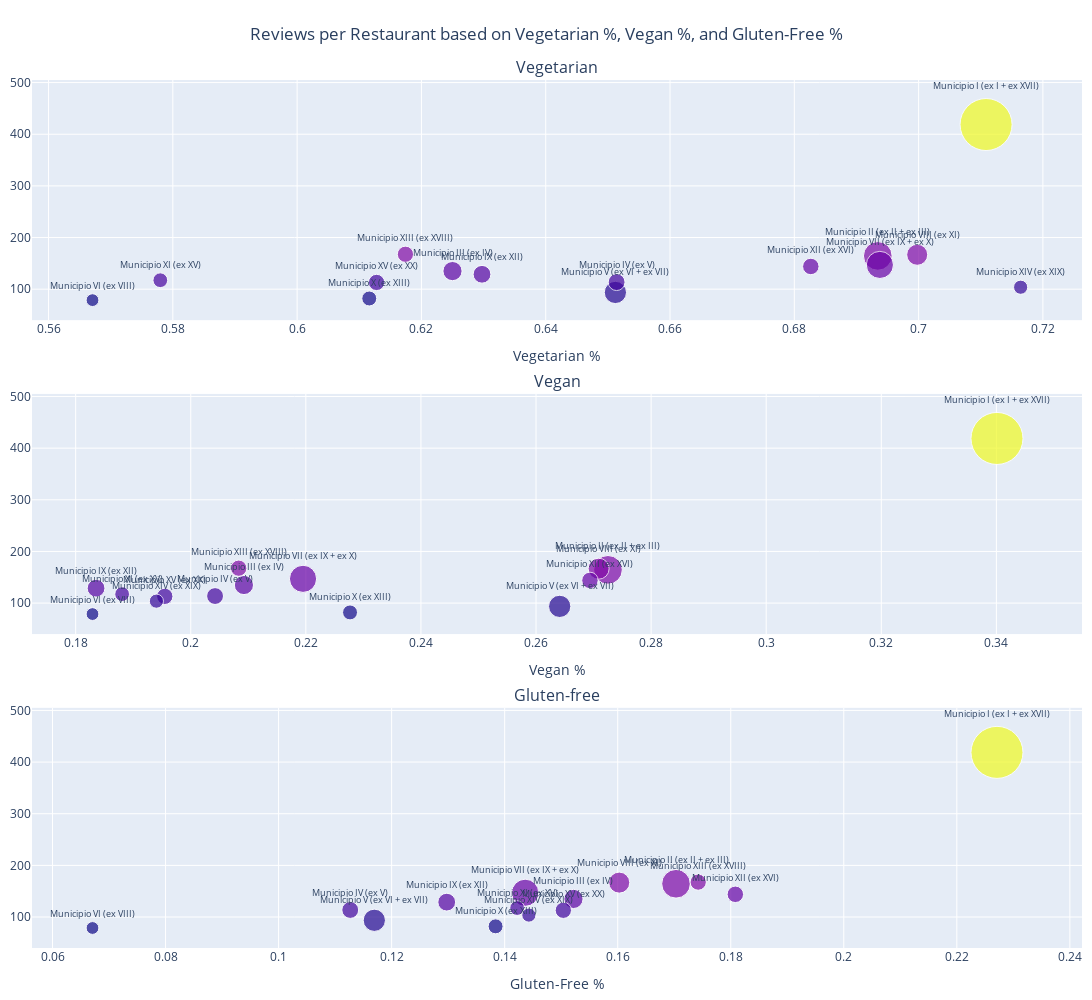

Write notebook code for a chart like this one.
### Code cell
# aggregating the data to find insights from the TripAdvisor dataset
agg_countries_df = df.groupby('nome').agg(
    total_restaurants=pd.NamedAgg(column='url', aggfunc=np.size),
    mean_rating=pd.NamedAgg(column='rating', aggfunc=np.mean),
    total_reviews=pd.NamedAgg(column='total_reviews', aggfunc=np.sum),
    mean_reviews_n=pd.NamedAgg(column='total_reviews', aggfunc=np.mean),
    median_reviews_n=pd.NamedAgg(column='total_reviews', aggfunc=np.median),
    mean_price=pd.NamedAgg(column='price', aggfunc=np.mean),
    median_price=pd.NamedAgg(column='price', aggfunc=np.median)
).reset_index(level=0).sort_values(by='total_restaurants', ascending=False)
for col in agg_countries_df.columns[1:]:
    agg_countries_df[col] = round(agg_countries_df[col], 3)

# percentage of restaurants with vegetarian, vegan, and gluten-free options
food_options_perc_df = df.groupby('nome').apply(lambda x: pd.Series(dict(
    restaurants_count=(x['url']).count(),
    vegetarian_count=(x['vegetarian_friendly'] == True).sum(),
    vegan_count=(x['vegan_options'] == True).sum(),
    gluten_free_count=(x['gluten_free'] == True).sum())))
for col in ['vegetarian', 'vegan', 'gluten_free']:
    food_options_perc_df[col + '_perc'] = food_options_perc_df[col + '_count'] / food_options_perc_df['restaurants_count']
food_options_perc_df = food_options_perc_df[['vegetarian_perc', 'vegan_perc', 'gluten_free_perc']].reset_index()

# adding the percentage fields to the 'agg_country_codes_df' df
food_options_perc_df = pd.merge(agg_countries_df, food_options_perc_df, how='inner', on='nome')
food_options_perc_df.rename(columns={'nome': 'municipio'}, inplace=True)
food_options_perc_df['reviews_per_restaurant'] = food_options_perc_df['total_reviews'] / food_options_perc_df['total_restaurants']

# displaying in a bubble plot the food option percentages and comparing the reviews per restaurants
fig = make_subplots(rows=3, cols=1, subplot_titles=('Vegetarian', 'Vegan', 'Gluten-free'), vertical_spacing = 0.085,
                                    specs=[[{'type': 'scatter'}], [{'type': 'scatter'}], [{'type': 'scatter'}]])
fig.add_trace(go.Scatter(x=food_options_perc_df['vegetarian_perc'], y=food_options_perc_df['reviews_per_restaurant'],
                         marker=dict(size=np.sqrt(food_options_perc_df['total_restaurants']),
                                     color=food_options_perc_df['reviews_per_restaurant']), mode='markers+text', showlegend=False,
                         text=food_options_perc_df['municipio'], textposition='top center', textfont=dict(size=9),
                         hoverlabel=dict(namelength=0), # removes the trace number off to the side of the tooltip box
                         hovertemplate='%{text}:<br>%{x:.2f} vegetarian %<br>%{y:.1f} reviews p/restaurant'), row=1, col=1)
fig.add_trace(go.Scatter(x=food_options_perc_df['vegan_perc'], y=food_options_perc_df['reviews_per_restaurant'],
                         marker=dict(size=np.sqrt(food_options_perc_df['total_restaurants']),
                                     color=food_options_perc_df['reviews_per_restaurant']), mode='markers+text', showlegend=False,
                         text=food_options_perc_df['municipio'], textposition='top center', textfont=dict(size=9),
                         hoverlabel=dict(namelength=0), # removes the trace number off to the side of the tooltip box
                         hovertemplate='%{text}:<br>%{x:.2f} vegan %<br>%{y:.1f} reviews p/restaurant'), row=2, col=1)
fig.add_trace(go.Scatter(x=food_options_perc_df['gluten_free_perc'], y=food_options_perc_df['reviews_per_restaurant'],
                         marker=dict(size=np.sqrt(food_options_perc_df['total_restaurants']),
                                     color=food_options_perc_df['reviews_per_restaurant']), mode='markers+text', showlegend=False,
                         text=food_options_perc_df['municipio'], textposition='top center', textfont=dict(size=9),
                         hoverlabel=dict(namelength=0), # removes the trace number off to the side of the tooltip box
                         hovertemplate='%{text}:<br>%{x:.2f} gluten-free %<br>%{y:.1f} reviews p/restaurant'), row=3, col=1)
fig.update_layout(title='Reviews per Restaurant based on Vegetarian %, Vegan %, and Gluten-Free %', title_x=0.5,
                  width=1900, height=1000, margin=dict(l=10, r=10, t=80, b=10))
fig['layout']['xaxis']['title'] = 'Vegetarian %'
fig['layout']['xaxis2']['title'] = 'Vegan %'
fig['layout']['xaxis3']['title'] = 'Gluten-Free %'
fig.show()

### Figure 1 — Plotly figure (JSON) as saved in the notebook; plotly's stock layout.template omitted (floating-point values rounded to 4 significant figures)
{"data": [{"hoverlabel": {"namelength": 0}, "hovertemplate": "%{text}:<br>%{x:.2f} vegetarian %<br>%{y:.1f} reviews p/restaurant", "marker": {"color": [418.8, 164.4, 147.0, 93.68, 166.6, 135.0, 128.8, 113.6, 144.0, 113.0, 167.6, 81.97, 117.3, 103.8, 78.79], "size": [52.04, 28.67, 27.17, 22.27, 21.05, 19.18, 17.78, 16.85, 16.46, 16.31, 16.25, 14.97, 14.76, 14.18, 12.81]}, "mode": "markers+text", "showlegend": false, "text": ["Municipio I (ex I + ex XVII)", "Municipio II (ex II + ex III)", "Municipio VII (ex IX + ex X)", "Municipio V (ex VI + ex VII)", "Municipio VIII (ex XI)", "Municipio III (ex IV)", "Municipio IX (ex XII)", "Municipio IV (ex V)", "Municipio XII (ex XVI)", "Municipio XV (ex XX)", "Municipio XIII (ex XVIII)", "Municipio X (ex XIII)", "Municipio XI (ex XV)", "Municipio XIV (ex XIX)", "Municipio VI (ex VIII)"], "textfont": {"size": 9}, "textposition": "top center", "type": "scatter", "x": [0.7109, 0.6934, 0.6938, 0.6512, 0.6998, 0.625, 0.6297, 0.6514, 0.6827, 0.6128, 0.6174, 0.6116, 0.578, 0.7164, 0.5671], "xaxis": "x", "y": [418.8, 164.4, 147.0, 93.68, 166.6, 135.0, 128.8, 113.6, 144.0, 113.0, 167.6, 81.97, 117.3, 103.8, 78.79], "yaxis": "y"}, {"hoverlabel": {"namelength": 0}, "hovertemplate": "%{text}:<br>%{x:.2f} vegan %<br>%{y:.1f} reviews p/restaurant", "marker": {"color": [418.8, 164.4, 147.0, 93.68, 166.6, 135.0, 128.8, 113.6, 144.0, 113.0, 167.6, 81.97, 117.3, 103.8, 78.79], "size": [52.04, 28.67, 27.17, 22.27, 21.05, 19.18, 17.78, 16.85, 16.46, 16.31, 16.25, 14.97, 14.76, 14.18, 12.81]}, "mode": "markers+text", "showlegend": false, "text": ["Municipio I (ex I + ex XVII)", "Municipio II (ex II + ex III)", "Municipio VII (ex IX + ex X)", "Municipio V (ex VI + ex VII)", "Municipio VIII (ex XI)", "Municipio III (ex IV)", "Municipio IX (ex XII)", "Municipio IV (ex V)", "Municipio XII (ex XVI)", "Municipio XV (ex XX)", "Municipio XIII (ex XVIII)", "Municipio X (ex XIII)", "Municipio XI (ex XV)", "Municipio XIV (ex XIX)", "Municipio VI (ex VIII)"], "textfont": {"size": 9}, "textposition": "top center", "type": "scatter", "x": [0.3401, 0.2725, 0.2195, 0.2641, 0.2709, 0.2092, 0.1835, 0.2042, 0.2694, 0.1955, 0.2083, 0.2277, 0.1881, 0.194, 0.1829], "xaxis": "x2", "y": [418.8, 164.4, 147.0, 93.68, 166.6, 135.0, 128.8, 113.6, 144.0, 113.0, 167.6, 81.97, 117.3, 103.8, 78.79], "yaxis": "y2"}, {"hoverlabel": {"namelength": 0}, "hovertemplate": "%{text}:<br>%{x:.2f} gluten-free %<br>%{y:.1f} reviews p/restaurant", "marker": {"color": [418.8, 164.4, 147.0, 93.68, 166.6, 135.0, 128.8, 113.6, 144.0, 113.0, 167.6, 81.97, 117.3, 103.8, 78.79], "size": [52.04, 28.67, 27.17, 22.27, 21.05, 19.18, 17.78, 16.85, 16.46, 16.31, 16.25, 14.97, 14.76, 14.18, 12.81]}, "mode": "markers+text", "showlegend": false, "text": ["Municipio I (ex I + ex XVII)", "Municipio II (ex II + ex III)", "Municipio VII (ex IX + ex X)", "Municipio V (ex VI + ex VII)", "Municipio VIII (ex XI)", "Municipio III (ex IV)", "Municipio IX (ex XII)", "Municipio IV (ex V)", "Municipio XII (ex XVI)", "Municipio XV (ex XX)", "Municipio XIII (ex XVIII)", "Municipio X (ex XIII)", "Municipio XI (ex XV)", "Municipio XIV (ex XIX)", "Municipio VI (ex VIII)"], "textfont": {"size": 9}, "textposition": "top center", "type": "scatter", "x": [0.2271, 0.1703, 0.1436, 0.1169, 0.1603, 0.1522, 0.1297, 0.1127, 0.1808, 0.1504, 0.1742, 0.1384, 0.1422, 0.1443, 0.06707], "xaxis": "x3", "y": [418.8, 164.4, 147.0, 93.68, 166.6, 135.0, 128.8, 113.6, 144.0, 113.0, 167.6, 81.97, 117.3, 103.8, 78.79], "yaxis": "y3"}], "layout": {"annotations": [{"font": {"size": 16}, "showarrow": false, "text": "Vegetarian", "x": 0.5, "xanchor": "center", "xref": "paper", "y": 1, "yanchor": "bottom", "yref": "paper"}, {"font": {"size": 16}, "showarrow": false, "text": "Vegan", "x": 0.5, "xanchor": "center", "xref": "paper", "y": 0.6383, "yanchor": "bottom", "yref": "paper"}, {"font": {"size": 16}, "showarrow": false, "text": "Gluten-free", "x": 0.5, "xanchor": "center", "xref": "paper", "y": 0.2767, "yanchor": "bottom", "yref": "paper"}], "height": 1000, "margin": {"b": 10, "l": 10, "r": 10, "t": 80}, "title": {"text": "Reviews per Restaurant based on Vegetarian %, Vegan %, and Gluten-Free %", "x": 0.5}, "width": 1900, "xaxis": {"anchor": "y", "domain": [0, 1], "title": {"text": "Vegetarian %"}}, "xaxis2": {"anchor": "y2", "domain": [0, 1], "title": {"text": "Vegan %"}}, "xaxis3": {"anchor": "y3", "domain": [0, 1], "title": {"text": "Gluten-Free %"}}, "yaxis": {"anchor": "x", "domain": [0.7233, 1]}, "yaxis2": {"anchor": "x2", "domain": [0.3617, 0.6383]}, "yaxis3": {"anchor": "x3", "domain": [0, 0.2767]}}}
